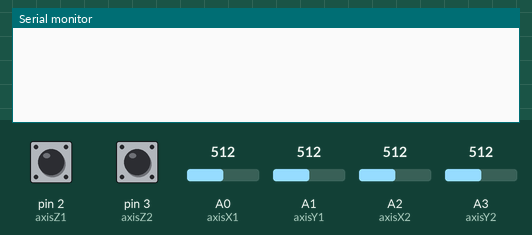
A sketch run on a simulated Arduino Uno, built with avr-gcc and run on an emulated ATmega328P. On the bench: the last lines printed to the serial monitor. Inputs (shaded band) come from the test bench; at power-on: A0 (axisX1) = 512, A1 (axisY1) = 512, A2 (axisX2) = 512, A3 (axisY2) = 512, pin 2 (axisZ1) HIGH, pin 3 (axisZ2) HIGH.

Above: at 1.2 s.
1.3 s: A0 (axisX1) set to 549
At 1.38 s:
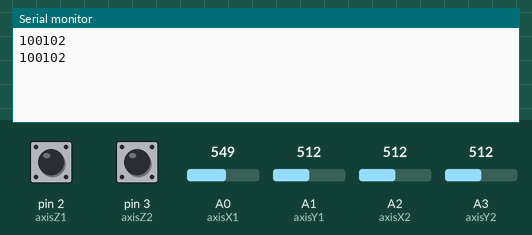
3.2 s: A1 (axisY1) set to 540
At 3.21 s:
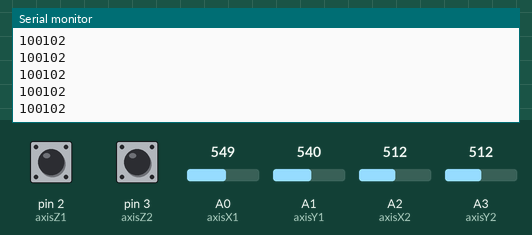
4.7 s: A2 (axisX2) set to 540
At 4.73 s:
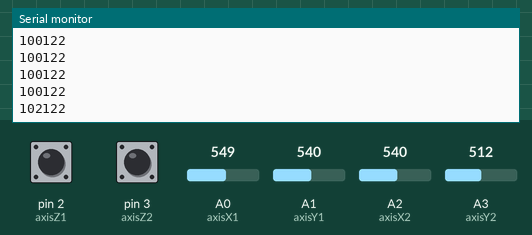
6.2 s: A3 (axisY2) set to 540
At 6.2 s:
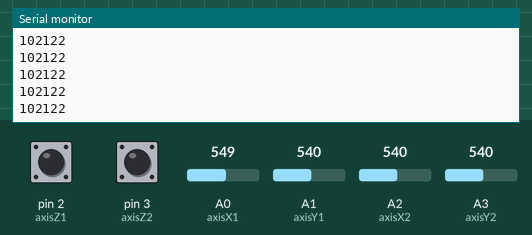
7.7 s: pin 2 (axisZ1) pulled LOW for 0.15 s
At 7.72 s:
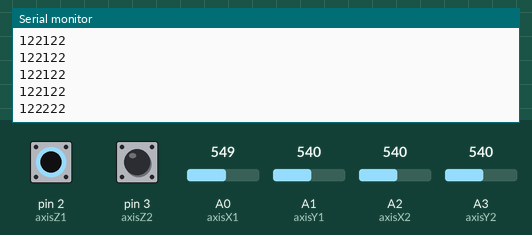
9.3 s: pin 3 (axisZ2) pulled LOW for 0.15 s
At 9.35 s:
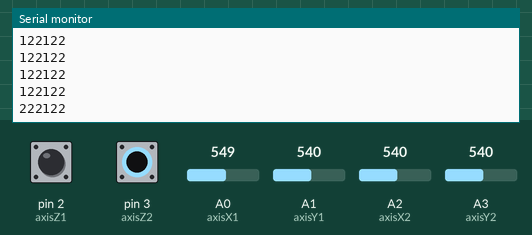
Timing chart, 0 to 11.9 s (numbered marks = the images above; inputs shaded):
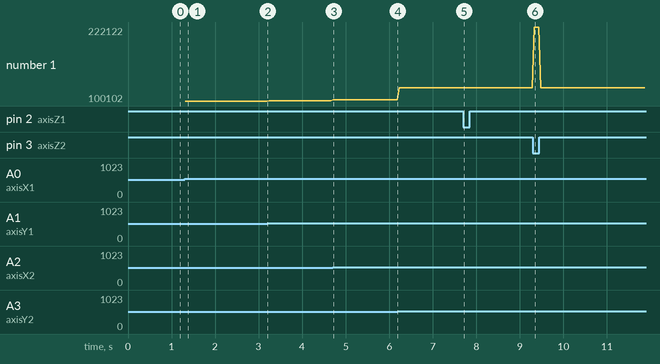

Measured:
- the behaviour switches between 530 and 531 on A0 (axisX1) (found by bisection; images 0 and 1)
- after the input at 1.3 s, the serial monitor: prints a new line at once (image 1)
- after the input at 4.7 s, the serial monitor: prints a new line at once (image 3)
- after the input at 7.7 s, the serial monitor: prints a new line at once (image 5)
- after the input at 9.3 s, the serial monitor: prints a new line at once (image 6)
- plotted number 1: 100102 → 100122 after the input at 3.2 s, 100122 → 102122 after the input at 4.7 s, 102122 → 122122 after the input at 6.2 s

The sketch:

joy.ino
```cpp
const int axisX1=A0; // ось Х подключена к A0
const int axisY1=A1; // ось Y подключена к A1
const int axisZ1=2; // ось Z (кнопка джойстика) подключена к D2
const int axisX2=A2; // ось Х подключена к A2
const int axisY2=A3; // ось Y подключена к A3
const int axisZ2=3; // ось Z (кнопка джойстика) подключена к D2
int valX, valY, valZ = 0; // переменные для хранения значений осей

void setup()
{
  pinMode(axisZ1, INPUT_PULLUP); // конфигурируем D2 как INPUT с включением
  pinMode(axisZ2, INPUT_PULLUP); // конфигурируем D2 как INPUT с включением
  // подтягивающего резистора внутри процессора
  Serial.begin(9600);
}

void loop() {
  valX = analogRead(axisX1); // значение оси Х
  valY = analogRead(axisY1); // значение оси Y
  valZ = 1-digitalRead(axisZ1); //
  // Serial.print(valX);
  // Serial.print(" - ");
  // Serial.println(valY);
  long valResult=100100;

  if (valY<470)
    valResult=valResult+10;
  else if (valY>530)
    valResult=valResult+20;
  if (valX<470)
    valResult=valResult+1;
  else if (valX>530)
    valResult=valResult+2;
  if (valZ>0)
    valResult=valResult+100;

  valX = analogRead(axisX2); // значение оси Х
  valY = analogRead(axisY2); // значение оси Y
  valZ = 1-digitalRead(axisZ2); //

  // Serial.print(valX);
  // Serial.print(" - ");
  // Serial.println(valY);

  if (valY<470)
    valResult=valResult+10000;
  else if (valY>530)
    valResult=valResult+20000;
  if (valX<470)
    valResult=valResult+1000;
  else if (valX>530)
    valResult=valResult+2000;
  if (valZ>0)
    valResult=valResult+100000;
  if (valResult>100100)
  {
    Serial.print(valResult);
    Serial.println("");
  }
  delay(50); // пауза перед следующим считыванием данных
}
```
